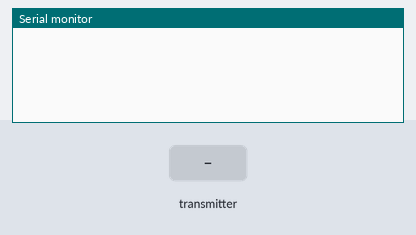
Recording of a sketch running on a simulated Arduino Uno, built with avr-gcc and run on an emulated ATmega328P. On the bench: the last lines printed to the serial monitor. The inputs (shaded band) are chosen by the test bench. The local clock reads 2024-03-15 10:24:30 at power-on unless the sketch sets it; storage starts empty; no radio packets arrive unless stated.

Above: at 1.2 s.
1.3 s: the transmitter starts sending temp = 0
At 1.73 s:
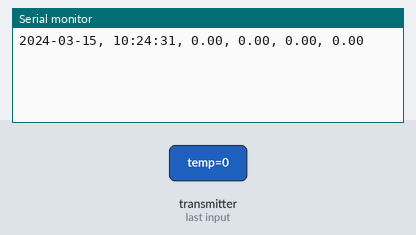
3.5 s: the transmitter starts sending relHumid = 25
At 3.89 s:
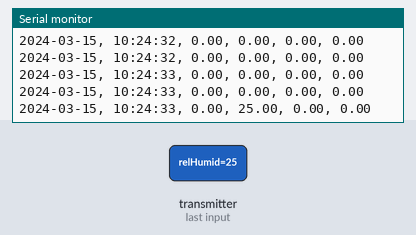
5.0 s: the transmitter starts sending dewPoint = 25
At 5.23 s:
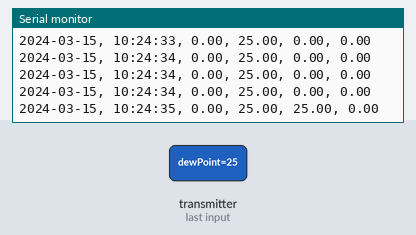
6.5 s: the transmitter starts sending temp = 25
At 6.85 s:
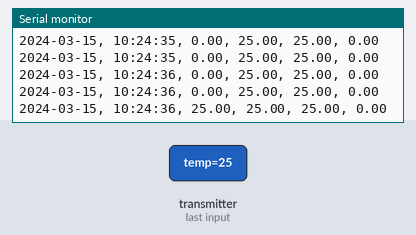
8.0 s: the transmitter starts sending relHumid = 0
At 8.46 s:
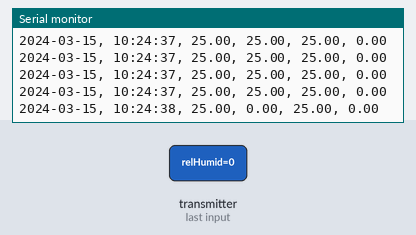
11.0 s: the transmitter starts sending dewPoint = 0
At 11.42 s:
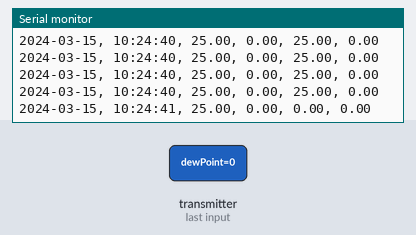
Timing chart, 0 to 13.5 s (numbered marks = the images above; inputs shaded):
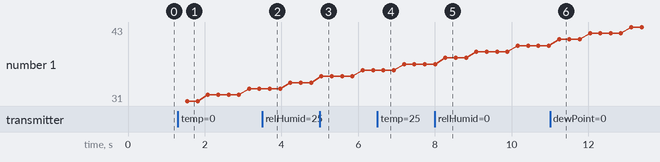

Measured:
- after the input at 1.3 s, the serial monitor: prints a new line after 0.24 s (image 1)
- after the input at 3.5 s, the serial monitor: prints a new line after 0.20 s (image 2)
- after the input at 5.0 s, the serial monitor: prints a new line at once (image 3)
- after the input at 6.5 s, the serial monitor: prints a new line after 0.16 s (image 4)
- after the input at 8.0 s, the serial monitor: prints a new line after 0.27 s (image 5)
- after the input at 11.0 s, the serial monitor: prints a new line after 0.23 s (image 6)

The sketch:

Receiver.ino
```cpp
#include <SPI.h>
#include <SD.h>
#include <Wire.h>
#include <RTClib.h>
#include <RH_NRF24.h>

const int CSN_PIN = 7;
const int CE_PIN = 8;
const int CS_PIN = 4;
char timestamp[30];

RTC_DS3231 rtc;
RH_NRF24 nrf24(CE_PIN, CSN_PIN);

struct sensorData{
  float temp;
  float relHumid;
  float dewPoint;
  float pressure;
}; sensorData dataRX;

void dateTime(uint16_t* date, uint16_t* time);
void printTwoDigitsSD(int number, File fileName);
void printTwoDigitsSerial(int number, File fileName);

void setup(){
  Serial.begin(9600);
  while(!Serial){
  }

  if(!SD.begin(CS_PIN)){
    Serial.println("Card failed, or not present");
    while(1);
  }
  // Remove existing data file to prevent clutter
  if(SD.exists("datalog.txt")){
    SD.remove("datalog.txt");
  }
  // Used to set the time of file creation on SD card
  SdFile::dateTimeCallback(dateTime);

  if(!rtc.begin()){
    Serial.println("Couldn't find RTC");
    while(1);
  }

  if(!nrf24.init()){
    Serial.println("init failed");
  }
  if(!nrf24.setChannel(1)){
    Serial.println("setChannel failed");
  }
  if(!nrf24.setRF(RH_NRF24::DataRate1Mbps, RH_NRF24::TransmitPower0dBm)){
    Serial.println("setRF failed");
  }
}

void loop(){
  // If NRF24 receives data, save to struct
  if(nrf24.available()){
    uint8_t len = sizeof(dataRX);
    if(nrf24.recv((uint8_t *)&dataRX, &len)){
      // Also save time and sensor data to SD card
      File dataFile = SD.open("datalog.txt", FILE_WRITE);

      if(dataFile){
        DateTime now = rtc.now();
        dataFile.print(now.year(), DEC);
        dataFile.print("-");
        printTwoDigitsSD(now.month(), dataFile);
        dataFile.print("-");
        printTwoDigitsSD(now.day(), dataFile);
        dataFile.print(", ");
        printTwoDigitsSD(now.hour(), dataFile);
        dataFile.print(":");
        printTwoDigitsSD(now.minute(), dataFile);
        dataFile.print(":");
        printTwoDigitsSD(now.second(), dataFile);
        dataFile.print(", ");

        dataFile.print(dataRX.temp);
        dataFile.print(", ");
        dataFile.print(dataRX.relHumid);
        dataFile.print(", ");
        dataFile.print(dataRX.dewPoint);
        dataFile.print(", ");
        dataFile.println(dataRX.pressure);

        // Print values for debugging
        Serial.print(now.year(), DEC);
        Serial.print("-");
        printTwoDigitsSerial(now.month(), dataFile);
        Serial.print("-");
        printTwoDigitsSerial(now.day(), dataFile);
        Serial.print(", ");
        printTwoDigitsSerial(now.hour(), dataFile);
        Serial.print(":");
        printTwoDigitsSerial(now.minute(), dataFile);
        Serial.print(":");
        printTwoDigitsSerial(now.second(), dataFile);
        Serial.print(", ");

        // Print sensor data to serial monitor
        Serial.print(dataRX.temp);
        Serial.print(", ");
        Serial.print(dataRX.relHumid);
        Serial.print(", ");
        Serial.print(dataRX.dewPoint);
        Serial.print(", ");
        Serial.println(dataRX.pressure/1000.0, 2);

        dataFile.close();
      }
      else{
        Serial.println("Error opening datalog.txt");
      }
    }
    else{
      Serial.println("RX failed");
    }
  }
  delay(250);
}

void dateTime(uint16_t* date, uint16_t* time){
  DateTime setupTime = rtc.now();
  sprintf(timestamp, "%02d:%02d:%02d %2d/%2d/%2d \n", setupTime.hour(), setupTime.minute(), setupTime.second(),
          setupTime.month(), setupTime.day(), setupTime.year() - 2000);
  *date = FAT_DATE(setupTime.year(), setupTime.month(), setupTime.day());
  *time = FAT_TIME(setupTime.hour(), setupTime.minute(), setupTime.second());
}

void printTwoDigitsSD(int number, File fileName){
  if (number >= 0 && number < 10){
    fileName.print("0");
  }
  fileName.print(number, DEC);
}

void printTwoDigitsSerial(int number, File fileName){
  if (number >= 0 && number < 10) {
    Serial.print("0");
  }
  Serial.print(number, DEC);
}
```
